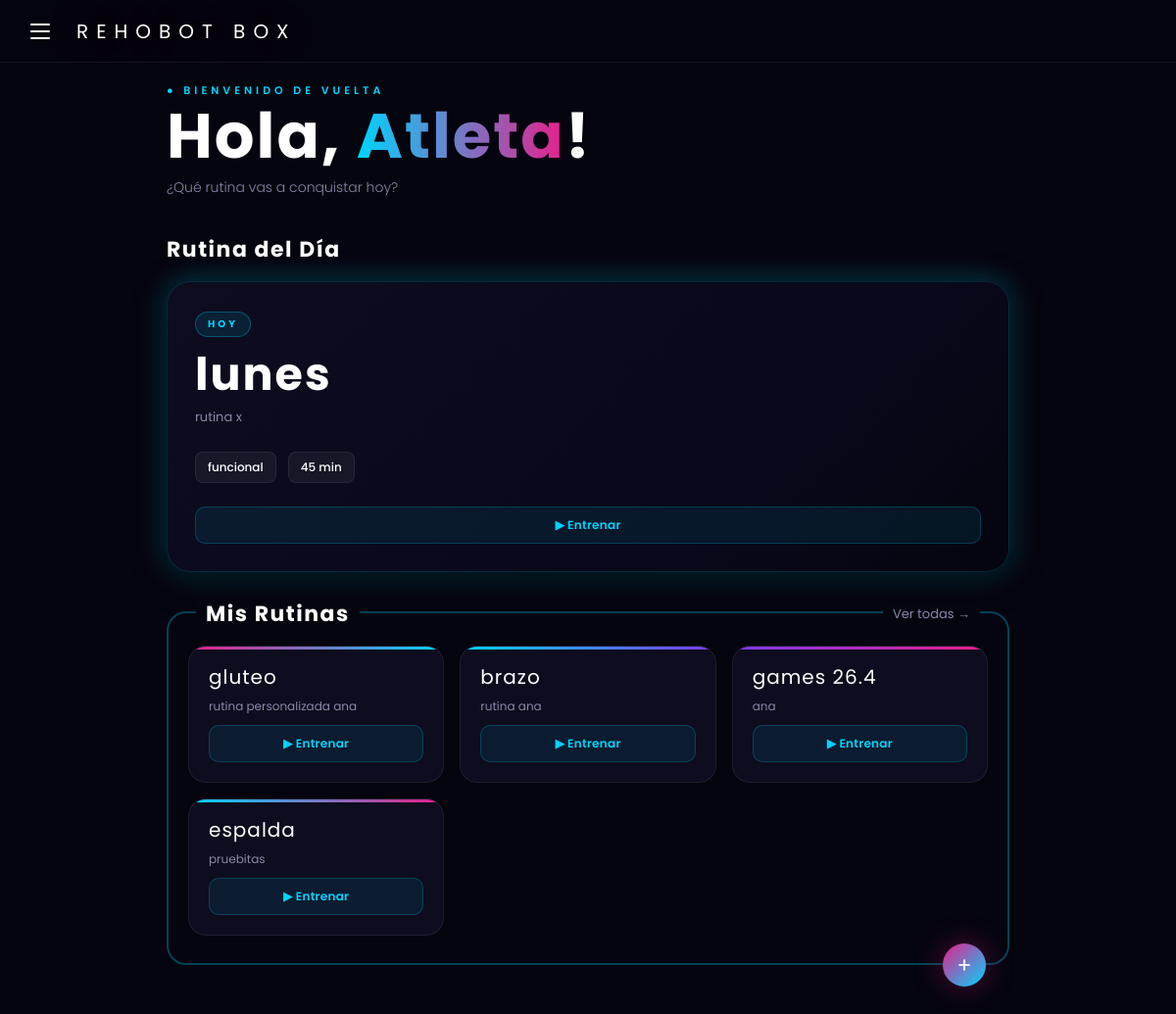
Screenshot of /inicio/ (signed in) with the database file from the repository.
### usuarios/models.py (models this page shows, shortened)
class Usuario(AbstractUser):
    ROLES = [
        ('cliente', 'Cliente'),
        ('admin', 'Administrador'),
    ]
    rol = models.CharField(max_length=20, choices=ROLES, default='cliente')
    telefono = models.CharField(null=True, blank=True)
    tipo_documento = models.CharField(max_length=20, null=True, blank=True)
    documento = models.CharField(max_length=20, null=True, blank=True)
    fecha_registro = models.DateTimeField(auto_now_add=True)
    def __str__(self):
        return self.email

### rutinas/models.py (models this page shows, shortened)
class Rutina(models.Model):
    TIPO_RUTINA = [
        ('predeterminada', 'Predeterminada'),
        ('personal', 'Personal'),
    ]
    TIPO_ENTRENAMIENTO = [
        ('crossfit',     'CrossFit'),
        ('fuerza',       'Fuerza'),
        ('cardio',       'Cardio'),
        ('funcional',    'Funcional'),
        ('hipertrofia',  'Hipertrofia'),
        ('flexibilidad', 'Flexibilidad'),
    ]
    NIVELES = [
        ('principiante', 'Principiante'),
        ('intermedio',   'Intermedio'),
        ('avanzado',     'Avanzado'),
    ]
    DIAS = [
        ('lun', 'Lunes'),
        ('mar', 'Martes'),
        ('mie', 'Miércoles'),
        ('jue', 'Jueves'),
        ('vie', 'Viernes'),
        ('sab', 'Sábado'),
        ('dom', 'Domingo'),
    ]
    id_rutina = models.AutoField(primary_key=True)
    id_usuario = models.ForeignKey(Usuario, on_delete=models.CASCADE, related_name='rutinas')
    nombre_rutina = models.CharField(max_length=100)
    descripcion = models.TextField(max_length=500, blank=True)
    tipo_rutina = models.CharField(max_length=20, choices=TIPO_RUTINA, default='personal')
    tipo_entrenamiento = models.CharField(max_length=20, choices=TIPO_ENTRENAMIENTO, default='funcional')
    duracion = models.IntegerField(default=45)
    nivel = models.CharField(max_length=20, choices=NIVELES, default='principiante')
    dias = models.CharField(max_length=50, blank=True)
    creada_en = models.DateTimeField(auto_now_add=True)
    fecha_creacion = models.DateTimeField(auto_now_add=True)

### gimnasio/views.py (the view)
# urls.py: path('inicio/', views.inicio, name='inicio'),
@login_required
def inicio(request):
    print("Usuario actual:", request.user)
    print("ID usuario:", request.user.id)
    membresia_activa = Membresia.objects.filter(
        id_usuario=request.user,
        estado='activa'
    ).first()
    if not membresia_activa:
        return redirect('planes')
    predeterminada = Rutina.objects.filter(
        tipo_rutina='predeterminada'
    ).order_by('-fecha_creacion').first()
    rutinasUsuario = Rutina.objects.filter(
        id_usuario=request.user,
        tipo_rutina='personal'
    )
    return render(request, 'gimnasio/inicio.html', {'rutina': predeterminada,'rutinas': rutinasUsuario})

### templates/gimnasio/inicio.html (shortened to what this page needs)
{% load static %}
<!DOCTYPE html>
<html lang="es">
<head>
  <link rel="stylesheet" href="https://cdnjs.cloudflare.com/ajax/libs/font-awesome/6.5.0/css/all.min.css">
  <link rel="stylesheet" href="{% static 'css/inicio.css' %}">
</head>
<body>
  <header class="topbar">
    <label for="sidebar-toggle" class="menu-btn" aria-label="Menú">
      <span></span>
      <span></span>
      <span></span>
    </label>
    <span class="topbar-title">REHOBOT BOX</span>
  </header>
  <main class="main">
    <section class="greeting">
      <p class="greeting-sup">● Bienvenido de vuelta</p>
      <h1 class="greeting-name">
        Hola, <span class="highlight">{{ user.first_name|default:"Atleta" }}</span>!
      </h1>
      <p class="greeting-sub">¿Qué rutina vas a conquistar hoy?</p>
    </section>
    <section class="rutina-dia-wrap">
      <div class="section-header">
        <h2 class="section-title">Rutina del Día</h2>
      </div>
      {% if rutina %}
        <div class="rutina-dia-card">
          <div class="rutina-badge">HOY</div>
          <h3 class="rutina-nombre">{{ rutina.nombre_rutina }}</h3>
          <p class="rutina-desc">{{ rutina.descripcion }}</p>
          <div class="rutina-caracteristicas">
            <span class="etiqueta">{{ rutina.tipo_entrenamiento }}</span>
            <span class="etiqueta">{{ rutina.duracion }} min</span>
          </div>
          <a href="{% url 'detalle_rutina' rutina.pk %}" class="btn-empezar">▶ Entrenar</a>
        </div>
      {% else %}
        <div class="empty-state">
          <p class="empty-title">Sin rutina asignada</p>
          <p class="empty-sub">No tienes una rutina para hoy.<br>¡Crea una o contacta a tu entrenador!</p>
        </div>
      {% endif %}
    </section>
    <section class="rutinas-wrap">
  <div class="rutinas-border-box">
    <div class="rutinas-top-bar">
      <h2 class="section-title">Mis Rutinas</h2>
      <a href="{% url 'lista_rutinas' %}" class="section-link">Ver todas →</a>
    </div>
      {% if rutinas %}
        <div class="rutinas-grid">
          {% for r in rutinas|slice:":4" %}
            <div class="rutina-card">
              <p class="rutina-card-nombre">{{ r.nombre_rutina }}</p>
              <p class="rutina-card-desc">{{ r.descripcion }}</p>
              <a href="{% url 'detalle_rutina' r.pk %}" class="btn-empezar">▶ Entrenar</a>
            </div>
          {% endfor %}
        </div>
      {% else %}
        <div class="empty-state">
          <p>No tienes rutinas aún.</p>
        </div>
      {% endif %}
      </div>
      <a href="{% url 'crear_rutina' %}" class="fab-inline" title="Nueva rutina">+</a>
    </section>
  </main>
</body>
</html>

### rows the page displays
Usuario: first_name "Atleta"
Rutina: nombre_rutina "lunes", descripcion "rutina x", tipo_entrenamiento "funcional", duracion "45"
Rutina: nombre_rutina "gluteo", descripcion "rutina personalizada ana"
Rutina: nombre_rutina "brazo", descripcion "rutina ana"
Rutina: nombre_rutina "games 26.4", descripcion "ana"
Rutina: nombre_rutina "espalda", descripcion "pruebitas"
